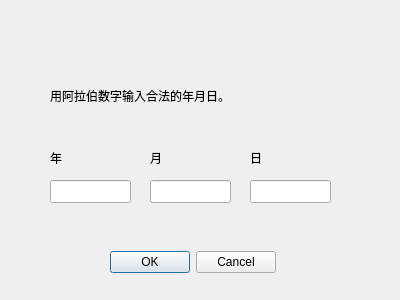
<?xml version="1.0" encoding="UTF-8"?>
<ui version="4.0">
 <class>Dialog</class>
 <widget class="QDialog" name="Dialog">
  <property name="geometry">
   <rect>
    <x>0</x>
    <y>0</y>
    <width>400</width>
    <height>300</height>
   </rect>
  </property>
  <property name="windowTitle">
   <string>Dialog</string>
  </property>
  <widget class="QDialogButtonBox" name="buttonBox">
   <property name="geometry">
    <rect>
     <x>110</x>
     <y>250</y>
     <width>166</width>
     <height>24</height>
    </rect>
   </property>
   <property name="standardButtons">
    <set>QDialogButtonBox::Cancel|QDialogButtonBox::Ok</set>
   </property>
  </widget>
  <widget class="QLineEdit" name="lineEditYear">
   <property name="geometry">
    <rect>
     <x>50</x>
     <y>180</y>
     <width>81</width>
     <height>23</height>
    </rect>
   </property>
  </widget>
  <widget class="QLineEdit" name="lineEditMonth">
   <property name="geometry">
    <rect>
     <x>150</x>
     <y>180</y>
     <width>81</width>
     <height>23</height>
    </rect>
   </property>
  </widget>
  <widget class="QLineEdit" name="lineEditDay">
   <property name="geometry">
    <rect>
     <x>250</x>
     <y>180</y>
     <width>81</width>
     <height>23</height>
    </rect>
   </property>
  </widget>
  <widget class="QLabel" name="labelHeader">
   <property name="geometry">
    <rect>
     <x>50</x>
     <y>80</y>
     <width>211</width>
     <height>31</height>
    </rect>
   </property>
   <property name="text">
    <string>用阿拉伯数字输入合法的年月日。</string>
   </property>
  </widget>
  <widget class="QLabel" name="labelYear">
   <property name="geometry">
    <rect>
     <x>50</x>
     <y>150</y>
     <width>54</width>
     <height>16</height>
    </rect>
   </property>
   <property name="text">
    <string>年</string>
   </property>
  </widget>
  <widget class="QLabel" name="labelMonth">
   <property name="geometry">
    <rect>
     <x>150</x>
     <y>150</y>
     <width>54</width>
     <height>16</height>
    </rect>
   </property>
   <property name="text">
    <string>月</string>
   </property>
  </widget>
  <widget class="QLabel" name="labelDay">
   <property name="geometry">
    <rect>
     <x>250</x>
     <y>150</y>
     <width>54</width>
     <height>16</height>
    </rect>
   </property>
   <property name="text">
    <string>日</string>
   </property>
  </widget>
 </widget>
 <resources/>
 <connections/>
</ui>
